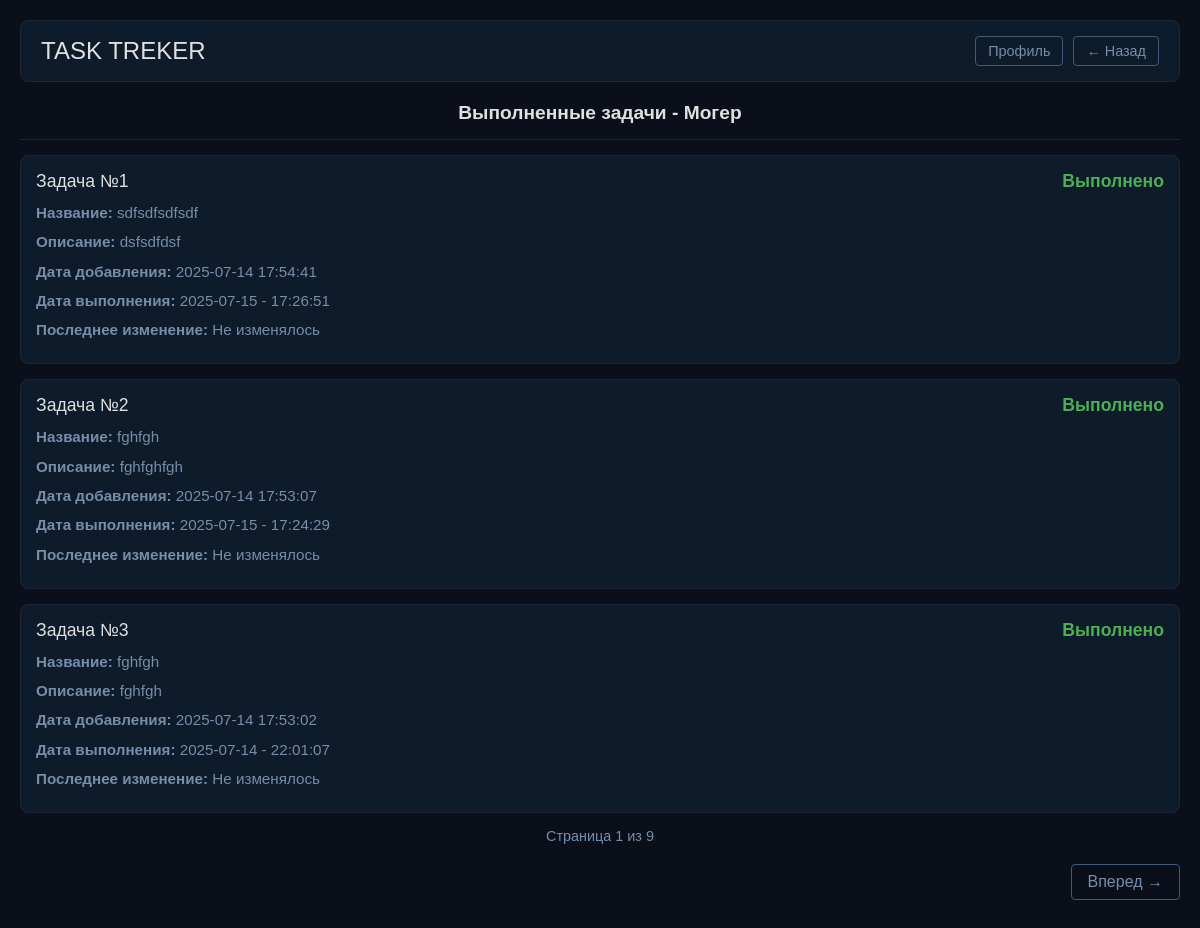
/watch_task_completed/1?source=profile (signed in), run on the app's committed database.
### Task_Treker/database.py (models this page shows)
class Users(Base):
    __tablename__ = "users"
    id : Mapped[int] = mapped_column(primary_key=True, autoincrement=True)
    name : Mapped[str]
    password : Mapped[str]
    joined : Mapped[datetime] = mapped_column(server_default=func.now())
    user_task : Mapped[list["Tasks"]] = relationship(back_populates="task_user",lazy = "joined")

class Tasks(Base):
    __tablename__ = "tasks"
    id : Mapped[int] = mapped_column(primary_key=True, autoincrement=True)
    user_id : Mapped[int] = mapped_column(ForeignKey(Users.id)) #внешний ключ
    name : Mapped[str]
    description : Mapped[str]
    status: Mapped[str] = mapped_column(default="не выполнено")
    data : Mapped[datetime] = mapped_column(server_default=func.now())
    updated_at: Mapped[str] = mapped_column(default="Не изменялось", nullable=True)
    completed_at: Mapped[str] = mapped_column(default="Еще не выполнено",nullable=True)
    task_user : Mapped["Users"] = relationship(back_populates="user_task",lazy = "joined")

### Task_Treker/app.py (the view)
@app.get("/watch_task_completed/<int:page>")
@check_login
def watch_completed_task(page):
    PER_PAGE = 3
    prev_page = request.args.get("prev_page", type=int)  # Добавляем default
    source = request.args.get("source")  # Добавляем default
    user_id = session["user_id"]
    username = session["username"]
    with Session() as db_session:
        count = db_session.scalar(
            select(func.count(Tasks.id))
            .where(Tasks.user_id == user_id)
            .where(Tasks.status == "Выполнено")
        )
        total_page = max(1, ceil(count / PER_PAGE))
        current_page = min(max(1, page), total_page)
        completed_tasks = db_session.scalars(
            select(Tasks)
            .where(Tasks.user_id == user_id)
            .where(Tasks.status == "Выполнено")
            .order_by(desc(Tasks.completed_at))
            .offset((current_page - 1) * PER_PAGE)
            .limit(PER_PAGE)
        ).unique().all()
    return render_template(
        "completed_task.html",
        username=username,
        tasks=completed_tasks,
        page=current_page,
        count=total_page,
        prev_page=prev_page,
        source=source
    )

### Task_Treker/app.py (called while the page is built)
def check_login(func): #Декоратор
    @wraps(func) # для декоратов чтобы сохранило все данные
    def wraper(*args, **kwargs): # Улучшеная функция наша
        if "user_id" not in session:
            return redirect(url_for("logout"))
        else:
            return func(*args, **kwargs)
    return wraper

### Task_Treker/templates/completed_task.html (shortened to what this page needs)
<!DOCTYPE html>
<html>
<head>
</head>
<body>
    <div class="header">
        <h1>TASK TREKER</h1>
        <div class="nav-links">
            <a href="{{url_for('profile')}}" class="nav-link">Профиль</a>
            {% if source == 'profile' %}
                <a href="{{ url_for('profile') }}" class="nav-link">← Назад</a>
            {% else %}
                <a href="{{ url_for('watch_tovars', page=prev_page) }}" class="nav-link">← Назад</a>
            {% endif %}
        </div>
    </div>
    <h2 class="user-title">Выполненные задачи - {{username}}</h2>
    <hr>
    {% if tasks %}
        {% for item in tasks %}
        <div class="task">
            <div class="task-header">
                <span>Задача №{{ loop.index }}</span>
                <span class="task-status">{{ item.status }}</span>
            </div>
            <p class="task-detail"><strong>Название:</strong> {{ item.name }}</p>
            <p class="task-detail"><strong>Описание:</strong> {{ item.description }}</p>
            <p class="task-detail"><strong>Дата добавления:</strong> {{ item.data }}</p>
            <p class="task-detail"><strong>Дата выполнения:</strong> {{ item.completed_at }}</p>
            <p class="task-detail"><strong>Последнее изменение:</strong> {{ item.updated_at }}</p>
        </div>
        {% endfor %}
        <div class="page-info">Страница {{ page }} из {{ count }}</div>
        <div class="pagination">
            {% if page < count %}
                <a href="{{ url_for('watch_completed_task', page=page+1, prev_page=prev_page, source=source) }}">Вперед →</a>
            {% else %}
                <span></span>
            {% endif %}
        </div>
    {% else %}
        <div class="no-tasks">
            <p>У вас пока нет выполненных задач!</p>
        </div>
    {% endif %}
</body>
</html>

### Task_Treker/templates/completed_task.html (style rules this page uses)
body { background-color: #0a0f1a; color: #e0e0e0; font-family: Arial, sans-serif; margin: 0; padding: 20px; }
.header { background: #0d1b2a; padding: 15px 20px; border-radius: 8px; margin-bottom: 20px; border: 1px solid #1b263b; display: flex; justify-content: space-between; align-items: center; }
.header h1 { color: #e0e0e0; margin: 0; font-size: 1.5em; font-weight: normal; }
.nav-links { display: flex; gap: 10px; }
.nav-link { color: #778da9; text-decoration: none; padding: 6px 12px; border: 1px solid #415a77; border-radius: 4px; font-size: 0.9em; transition: all 0.2s; }
.user-title { color: #e0e0e0; text-align: center; margin: 15px 0; font-size: 1.2em; }
.task { background: #0d1b2a; padding: 15px; margin: 15px 0; border-radius: 8px; border: 1px solid #1b263b; }
.task-header { color: #e0e0e0; font-size: 1.1em; margin-bottom: 10px; display: flex; justify-content: space-between; }
.task-detail { color: #778da9; margin: 8px 0; font-size: 0.95em; line-height: 1.4; }
.task-status { color: #4CAF50; font-weight: bold; }
.pagination { display: flex; justify-content: space-between; margin: 20px 0; }
.pagination a { color: #778da9; text-decoration: none; padding: 8px 16px; border: 1px solid #415a77; border-radius: 4px; transition: all 0.2s; }
.page-info { text-align: center; color: #778da9; margin: 15px 0; font-size: 0.9em; }
hr { border: none; border-top: 1px solid #1b263b; margin: 15px 0; }

### data on the page
Users: name "Могер"
Tasks: status "Выполнено", name "sdfsdfsdfsdf", description "dsfsdfdsf", data "2025-07-14 17:54:41", completed_at "2025-07-15 - 17:26:51", updated_at "Не изменялось"
Tasks: status "Выполнено", name "fghfgh", description "fghfghfgh", data "2025-07-14 17:53:07", completed_at "2025-07-15 - 17:24:29", updated_at "Не изменялось"
Tasks: status "Выполнено", name "fghfgh", description "fghfgh", data "2025-07-14 17:53:02", completed_at "2025-07-14 - 22:01:07", updated_at "Не изменялось"

### other printed values
{{ page }} "1"
{{ count }} "9"
